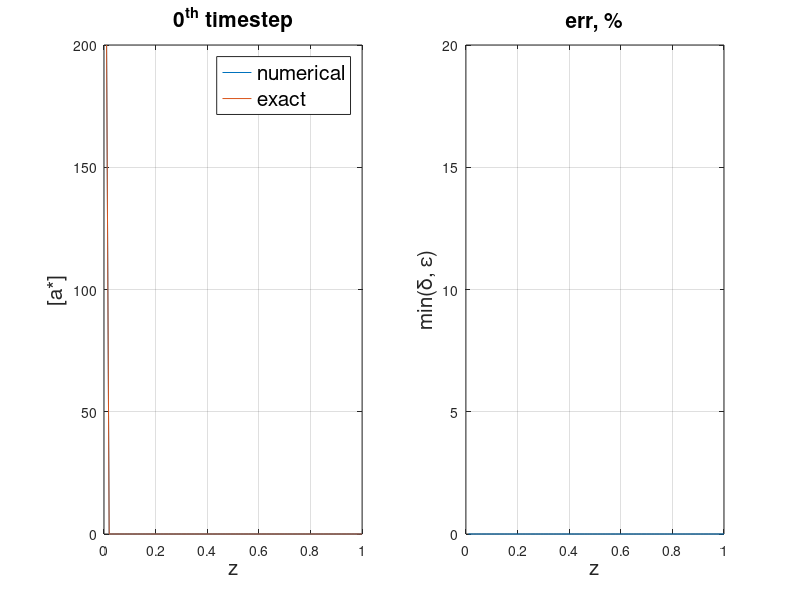
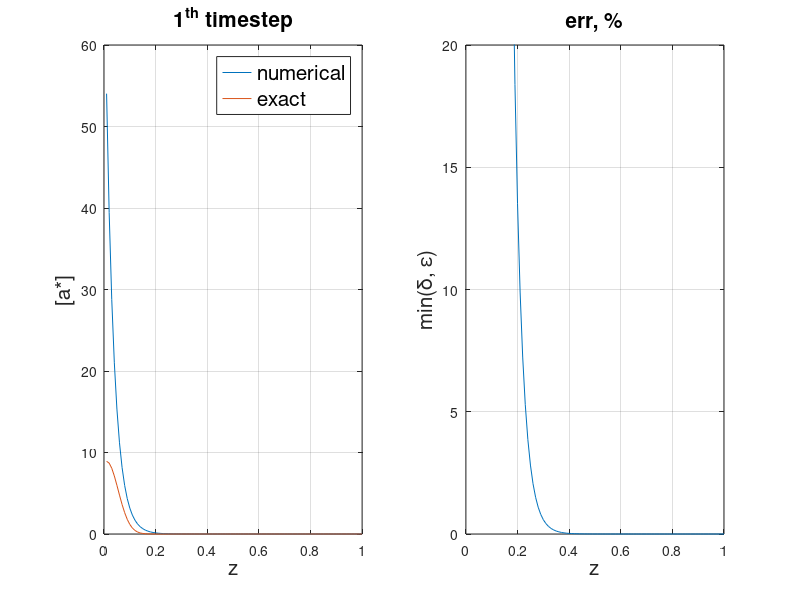
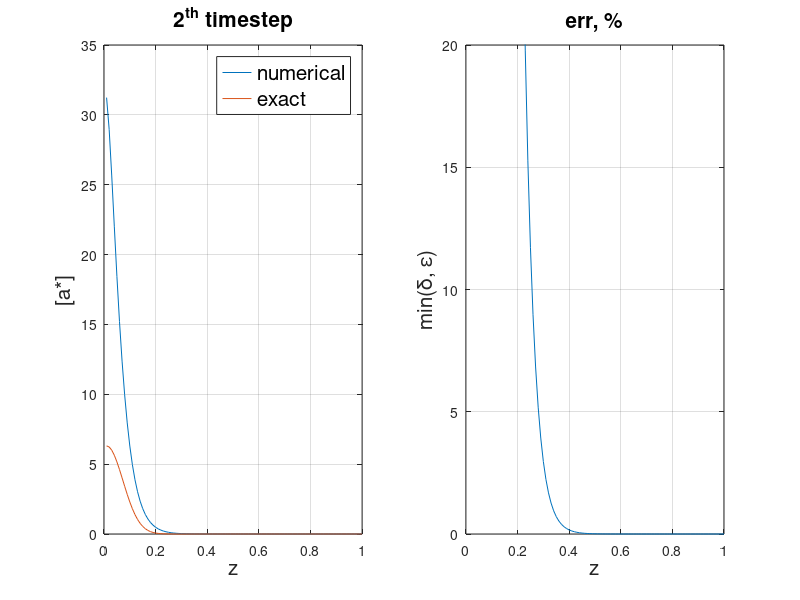
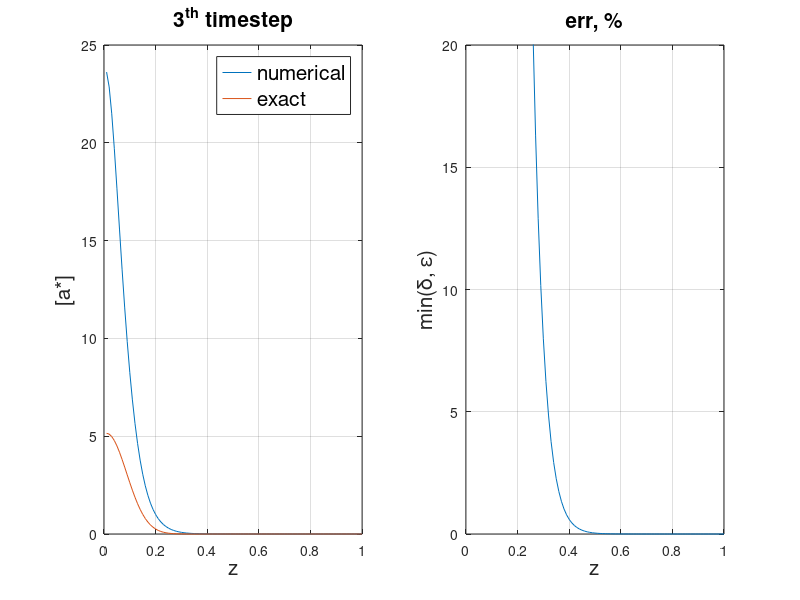

Here is the MATLAB script that generated these plots, in order:
a = csvread("znumsol.csv");
aa = csvread("zconst_diff_ex.csv");
xize = size(a)/100
xize = xize(1)
z = a(1:100,1:100);
x = (1:100)/100;
m = min(min(z))
M = max(max(z))
n = 100;
cmap = colormap (summer (100));

for i=0:(xize-1)
j=100*i
z = a(j+1:j+100, :);
zz = aa(i+1, :);
abser = abs(z(:,1)-zz');
err = min(abser, abser./abs(zz'));
#z = a(201:300,1:100)*100;
#z = z - m;
#z = z / M;
#z = n * z;
figure(i+1);
colormap(cmap);
caxis([m M]);
subplot(1,2,1);
plot(x, z(:,1)
#  , "linestyle", "none", "marker", "x"
  , x, zz
#  , "linestyle", "none", "marker", "x"
 );
#ylim([-0.5, 1]);
grid on;
xlabel('z', 'fontsize', 15);
ylabel('[a*]', 'fontsize', 15);
title(sprintf('%d^{th} timestep', i), 'fontsize', 15);
legend(["numerical";"exact"] ,"fontsize",15);
subplot(1,2,2);
  plot(x,err * 100);
  ylim([0, 0.2] * 100);
  grid on;
  xlabel('z', 'fontsize', 15);
  ylabel('min(\delta, \epsilon)', 'fontsize', 15);
  title('err, %', 'fontsize', 15);
saveas(i+1, sprintf("z%d.png", i));
##clf;
##image(z);
##colorbar
##filename = sprintf("col%d.png",i)
##print(i+1,filename);
##clf;
##contourf(z);
##colorbar
##xlabel("R", "fontsize", 15);
##ylabel("Z", "fontsize", 15);
##filename = sprintf("con%d.png",i);
##print(i+1,filename);
endfor

##a = csvread("uniformity.csv");
###image(a);
##contourf(a);
###caxis([m M]);
##caxis([2 3]);
##colormap(cmap);
##colorbar
###print -dpng uniformity.png







